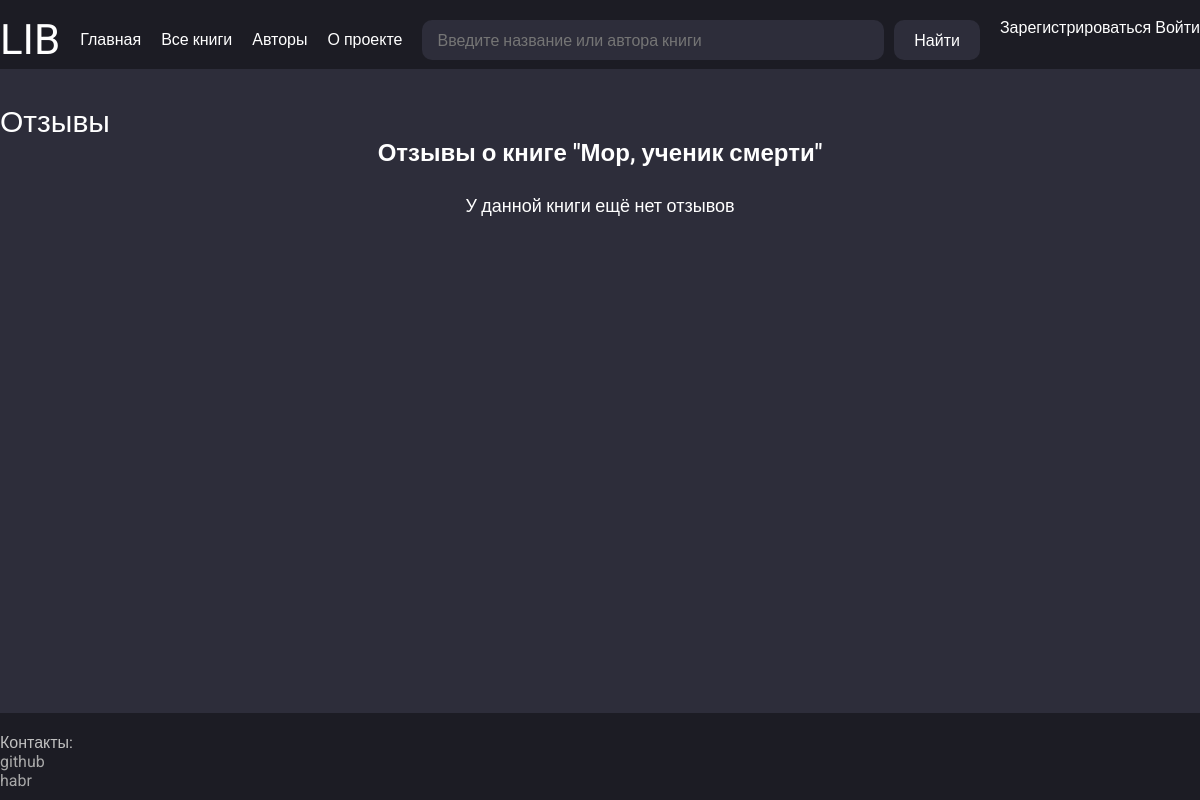
/books/1/reviews, run on an earlier commit of the app's database.
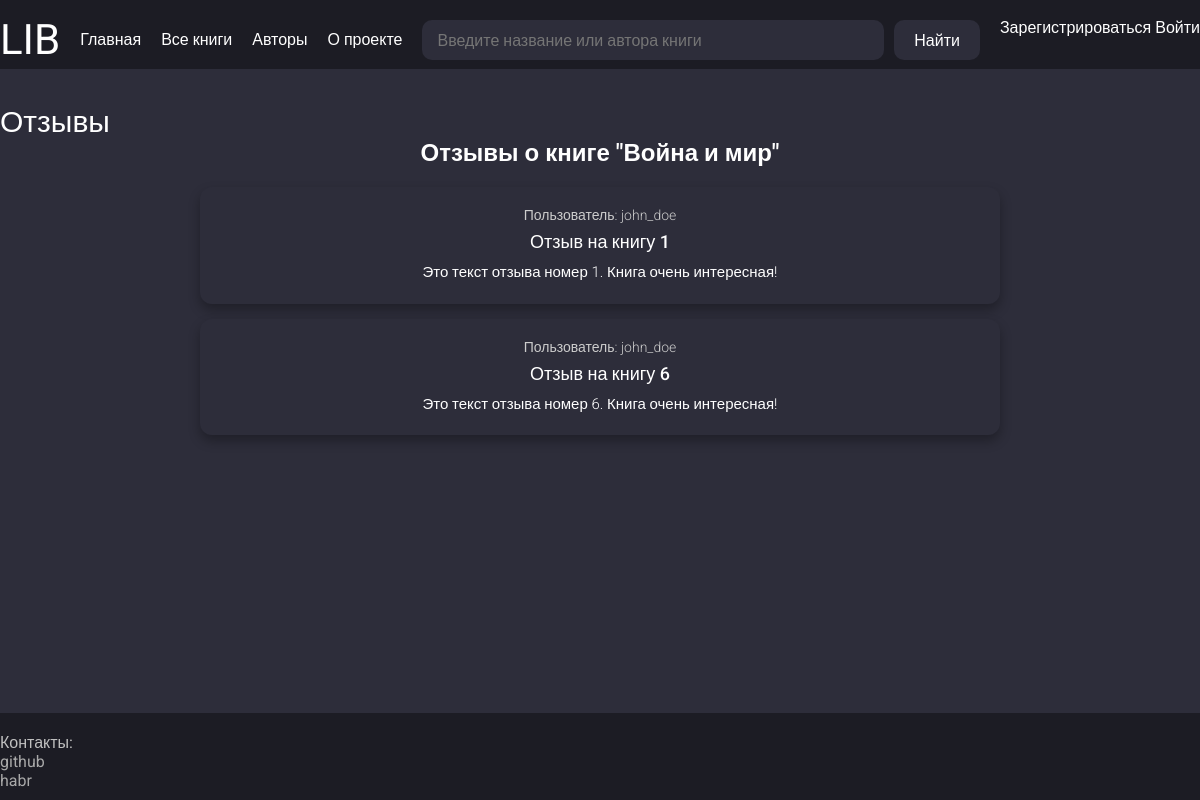
And on a later commit of the database.
### app/models.py (models this page shows, shortened)
class Book(db.Model):
    __tablename__ = "books"
    id = sa.Column(sa.Integer, primary_key=True, autoincrement=True)
    title = sa.Column(sa.String(100), nullable=False, index=True)
    description = sa.Column(sa.String, nullable=True)
    link_to_download = sa.Column(sa.String, nullable=True)
    bin_preview_photo = sa.Column(sa.LargeBinary, nullable=True)
    reviews = so.relationship("Review", back_populates="book", cascade="all, delete-orphan")
    tags = so.relationship("Tag", secondary=books_tags, back_populates="books")
    authors = so.relationship("Author", secondary=authors_books, back_populates="books")
    users = so.relationship("User", secondary=users_books, back_populates="books")
    @classmethod
    def is_exists(cls, book_id):
        return db.session.query(cls).filter(cls.id == book_id).first()

class Review(db.Model):
    __tablename__ = "reviews"
    id = sa.Column(sa.Integer, primary_key=True, autoincrement=True)
    title = sa.Column(sa.String(256), nullable=False)
    text = sa.Column(sa.String, nullable=False)
    user_id = sa.Column(sa.Integer, sa.ForeignKey("users.id"), nullable=False)
    book_id = sa.Column(sa.Integer, sa.ForeignKey("books.id"), nullable=False)
    user = so.relationship("User", back_populates="reviews")
    book = so.relationship("Book", back_populates="reviews")

class User(UserMixin, db.Model):
    __tablename__ = "users"
    id = sa.Column(sa.Integer, primary_key=True, autoincrement=True)
    username = sa.Column(sa.String(50), index=True, unique=True, nullable=False)
    email = sa.Column(sa.String(120), index=True, unique=True, nullable=False)
    hashed_password = sa.Column(sa.String(256), nullable=True)
    status = sa.Column(sa.String(25), default="rejected", nullable=True)  # approved, pending
    role = sa.Column(sa.String(15), default="user", nullable=True)  # admin
    reviews = so.relationship("Review", back_populates="user", cascade="all, delete-orphan")
    books = so.relationship("Book", secondary=users_books, back_populates="users")

### app/routes.py (the view)
@app.route("/books/<int:book_id>/reviews")
def book_reviews_list(book_id):
    params = {"title": "Отзывы",
              "book": get_detail_book(book_id),
              "local_css_file": "reviews.css"}
    try:
        reviews = get_reviews_for_book(book_id)
        if reviews:
            params["reviews"] = reviews
    except Exception as e:
        params["error_message"] = str(e)
    return render_template("book_reviews.html", **params)

### app/services.py (called while the page is built)
def get_reviews_for_book(book_id):
    book = Book.is_exists(book_id)
    if not book:
        raise ValueError("Такой книги не существует")
    return book.reviews

def get_detail_book(book_id):
    return db.session.query(Book).filter(Book.id == book_id).first()

### app/templates/book_reviews.html
{% extends "base.html" %}
{% block content %}
<div class="book-reviews-page">
    <h2 class="reviews-section-title">Отзывы о книге "{{ book.title }}"</h2>
    <div class="reviews-list">
        {% if reviews %}
            {% for review in reviews %}
                <div class="review-card">
                    <p class="review-author"><a href="{{ url_for('user_account', username=review.user.username) }}">Пользователь: {{ review.user.username }}</a></p>
                    <p class="review-title"><a href="{{ url_for('user_review_detail', username=review.user.username, review_id=review.id) }}">{{ review.title }}</a></p>
                    <p class="review-text">{{ review.text }}</p>
                </div>
            {% endfor %}
        {% else %}
            <p class="review-title">У данной книги ещё нет отзывов</p>
        {% endif %}
    </div>
</div>
{% endblock %}

What changed in the data, as far as the page shows it:
changed Book: title "Мор, ученик смерти" → "Война и мир"
added Review: user.username "john_doe", title "Отзыв на книгу 1", text "Это текст отзыва номер 1. Книга очень интересная!"
added Review: user.username "john_doe", title "Отзыв на книгу 6", text "Это текст отзыва номер 6. Книга очень интересная!"
Also different on the page:
text no longer shown: "У данной книги ещё нет отзывов"
